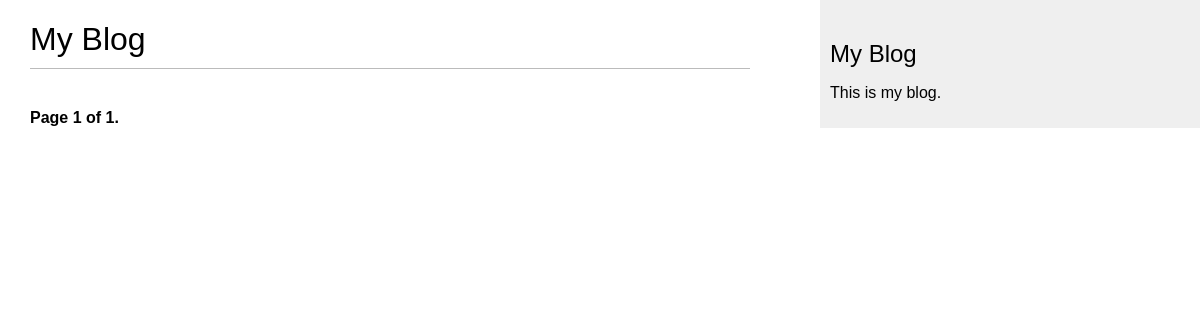
Page /blog/ on the earlier database version.
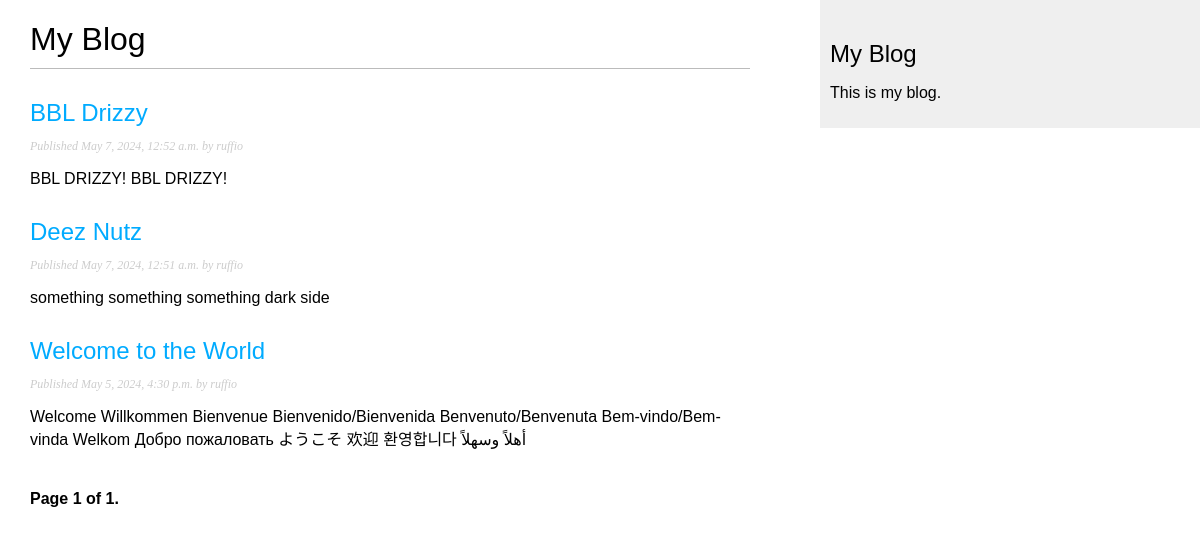
Same page on the later database version.
### blog/models.py (models this page shows, shortened)
class Post(models.Model):
    class Status(models.TextChoices):
        DRAFT = 'DF', 'Draft'
        PUBLISHED = 'PB', 'Published'
    title = models.CharField(max_length=250)
    slug = models.SlugField(
        max_length=250,
        unique_for_date='publish'
        )
    author = models.ForeignKey(
        settings.AUTH_USER_MODEL,
        on_delete=models.CASCADE,
        related_name='blog_posts'
    )
    body = models.TextField()
    publish = models.DateTimeField(default=timezone.now)
    created = models.DateTimeField(auto_now_add=True)
    updated = models.DateTimeField(auto_now=True)
    status = models.CharField(
        max_length=2,
        choices=Status,
        default=Status.DRAFT
    )
    objects = models.Manager()
    published = PublishedManager()
    class Meta:
        ordering = ['-publish']
        indexes = [
            models.Index(fields=['-publish']),
        ]
    def get_absolute_url(self):
        return reverse(
            'blog:post_detail',
            args=[
                self.publish.year,
                self.publish.month,
                self.publish.day,
                self.slug
            ]
        )

### blog/views.py (the view)
# urls.py: path('', views.PostListView.as_view(), name='post_list'),
class PostListView(ListView):
    queryset = Post.published.all()
    context_object_name = 'posts'
    paginate_by = 3
    template_name = 'blog/post/list.html'

### blog/templates/blog/post/list.html (shortened to what this page needs)
{% extends "blog/base.html" %}
{% block content %}
    <h1>My Blog</h1>
    {% for post in posts %}
        <h2>
            <a href="{{ post.get_absolute_url }}">
                {{ post.title }}
            </a>
        </h2>
        <p class="date">
            Published {{ post.publish }} by {{ post.author }}
        </p>
        {{ post.body|truncatewords:30|linebreaks }}
    {% endfor %}
    {% include "pagination.html" with page=page_obj %}
{% endblock %}

Differences in the rows shown:
added Post: title "BBL Drizzy", publish "May 7, 2024, 12:52 a.m.", author "ruffio", body "BBL DRIZZY! BBL DRIZZY!"
added Post: title "Deez Nutz", publish "May 7, 2024, 12:51 a.m.", author "ruffio", body "something something something dark side"
now on this page (row edited): Post: title "Welcome to the World", publish "May 5, 2024, 4:30 p.m.", author "ruffio", body "Welcome Willkommen Bienvenue Bienvenido/Bienvenida Benvenuto/Benvenuta Bem-vindo/Bem-vinda Welkom Добро пожаловать ようこそ 欢迎 환영합니다 أهلاً وسهلاً"
